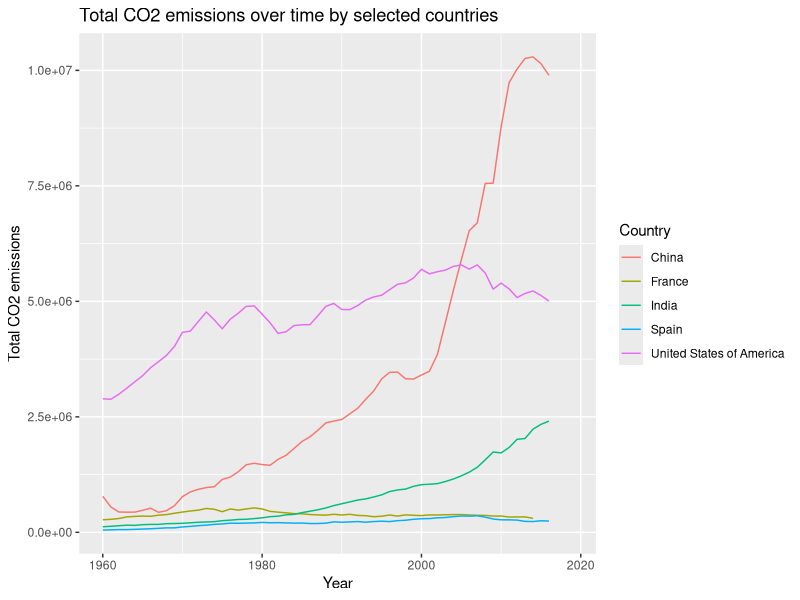
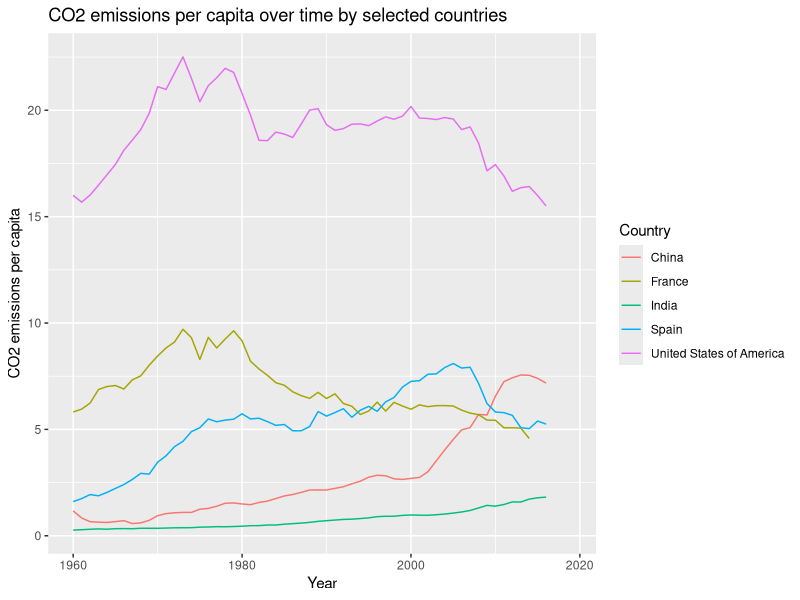
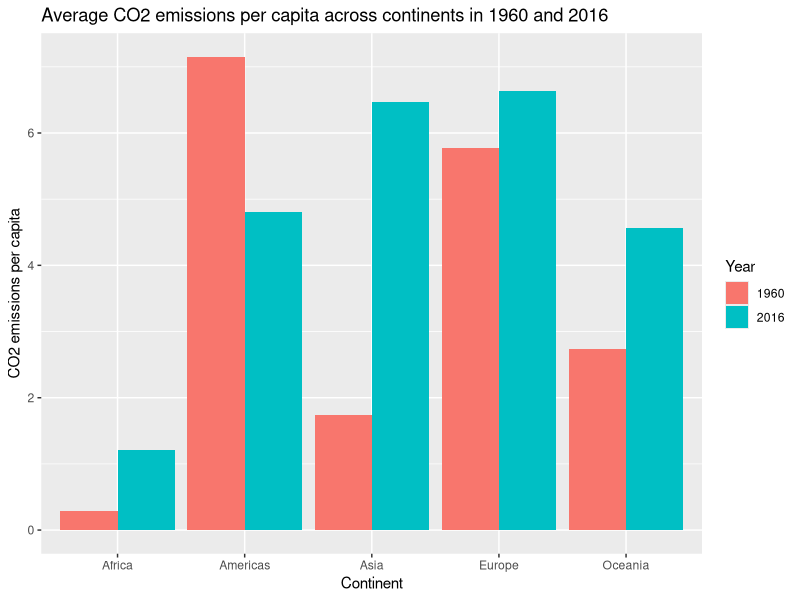
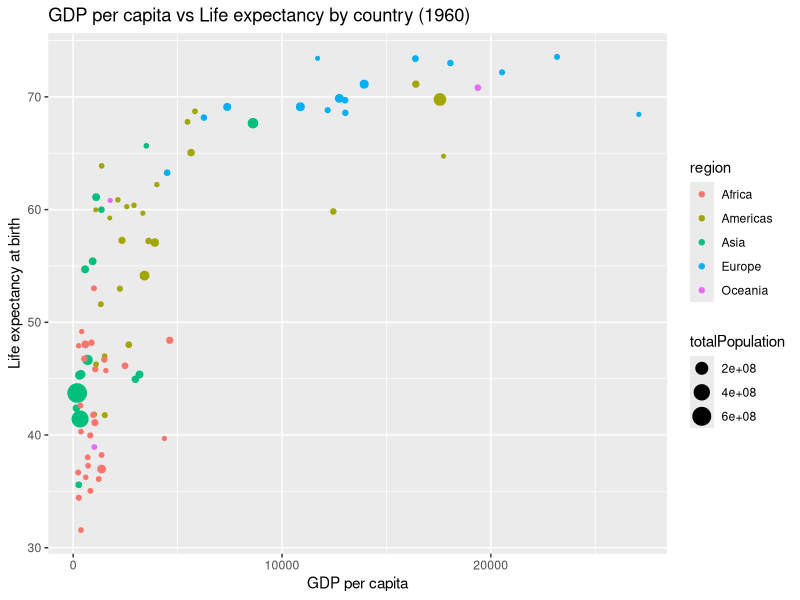
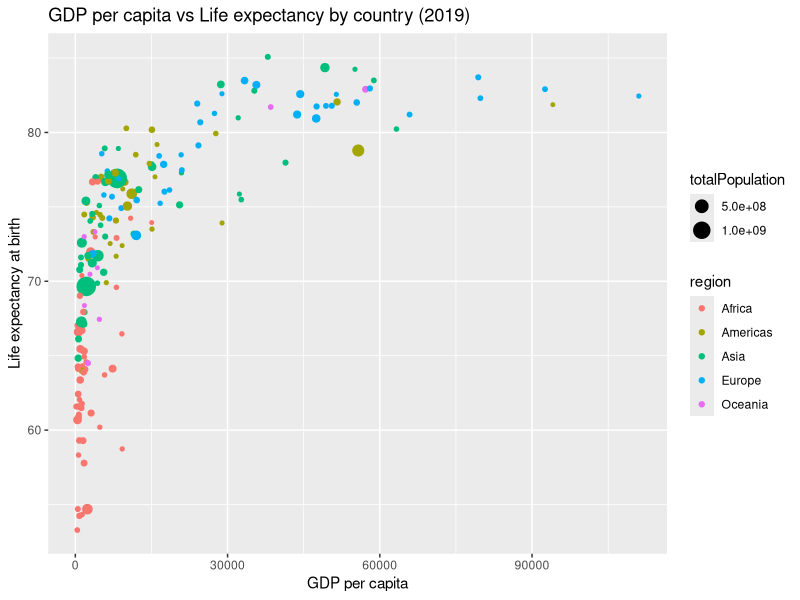
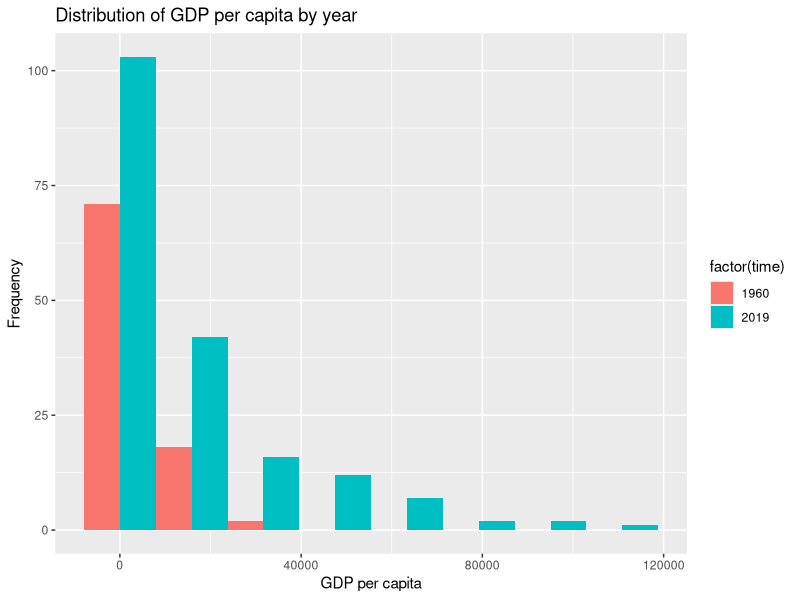

Here is the R script that generated these plots, in order:
## ---- chunk 1
knitr::opts_chunk$set(echo = TRUE)
## ---- chunk 2
library(readr)
gapminder <- read_delim("gapminder.csv")
dim(gapminder)
## ---- chunk 3
library(dplyr)
gapminder %>% sample_n(10)
## ---- chunk 4
n_iso3 <- gapminder %>% distinct(iso3) %>% nrow()
n_iso3
n_iso2 <- gapminder %>% distinct(iso2) %>% nrow()
n_iso2
n_countries <- gapminder %>% distinct(name) %>% nrow()
n_countries
## ---- chunk 5
group_by(gapminder, iso2) %>% 
  summarize(n = length(unique(name))) %>% 
  filter(n > 1)
## ---- chunk 6
group_by(gapminder, name) %>% 
  summarize(n = length(unique(iso3))) %>% 
  filter(n > 1)
## ---- chunk 7
gapminder[is.na(gapminder$name),] %>% 
  group_by(iso3) %>% 
  summarize(n = n())
## ---- chunk 8
min_year <- min(gapminder$time, na.rm = TRUE)
max_year <- max(gapminder$time, na.rm = TRUE)
paste("Minimum year:", min_year, "Maximum year:", max_year)
## ---- chunk 9
library(dplyr)
missing_co2 <- gapminder %>% 
  group_by(time) %>% 
  summarise(missing_co2 = sum(is.na(co2)), missing_co2_pc =   sum(is.na(co2_PC))) %>% 
  arrange(desc(missing_co2))
missing_co2
## ---- chunk 10
library(ggplot2)
gapminder %>%
  filter(name == "United States of America" |name == "China" | name == "India" |name == "Spain"|name == "France") %>%
  select(time, co2, name) %>%
  ggplot(aes(x = time, y = co2, color = name)) +
  geom_line() +
  labs(color = "Country", title = "Total CO2 emissions over time by selected countries", x = "Year", y = "Total CO2 emissions")
## ---- chunk 11
gapminder %>%
  filter(name == "United States of America" |name == "China" | name == "India" |name == "Spain"|name == "France") %>%
  select(time, co2_PC, name) %>%
  ggplot(aes(x = time, y = co2_PC, color = name)) +
  geom_line() +
  labs( color = "Country", title = "CO2 emissions per capita over time by selected countries", x = "Year", y = "CO2 emissions per capita")
## ---- chunk 12
gapminder %>% 
  filter(time == 1960 | time == 2016, !is.na(co2_PC), !is.na(region)) %>%
  group_by(time, region) %>% 
  summarize(average_CO2_PC = mean(co2_PC, na.rm = TRUE), .groups = 'drop') 
## ---- chunk 13
gapminder %>%
  filter(time %in% c(1960, 2016), !is.na(region), !is.na(co2_PC)) %>%
  group_by(time, region) %>%
  summarise(avg_co2PC = mean(co2_PC),.groups = 'drop') %>%
  ggplot(aes(x = region, y = avg_co2PC, fill = as.factor(time))) + 
  geom_col(position = "dodge") + 
  labs(title = "Average CO2 emissions per capita across continents in 1960 and 2016", x = "Continent", y = "CO2 emissions per capita") +
  scale_fill_discrete(name = "Year")

## ---- chunk 14
gapminder %>%
  filter(time == 2016, !is.na(co2_PC), !is.na(region)) %>%
  filter(name != "") %>% 
  group_by(region, name) %>%
  summarize(co2_data = co2_PC, .groups = 'drop') %>%
  arrange(region, desc(co2_data)) %>%
  mutate(ranking = row_number()) %>%
  filter(ranking <= 3 | ranking >= n() - 2) %>%
  ungroup() %>%
  arrange(region, ranking)
## ---- chunk 15
gapminder %>%
  filter(time == 1960 & !is.na(region),
         !is.na(GDP_PC),
         !is.na(lifeExpectancy)) %>%
  ggplot(aes(GDP_PC, lifeExpectancy, size = totalPopulation, col = region)) +
    geom_point() +
  labs(title = "GDP per capita vs Life expectancy by country (1960)", x = "GDP per capita", y = "Life expectancy at birth")
## ---- chunk 16
gapminder %>%
  filter(time == 2019 & !is.na(region),
         !is.na(GDP_PC),
         !is.na(lifeExpectancy)) %>%
  ggplot(aes(GDP_PC, lifeExpectancy, size = totalPopulation, col = region)) +
    geom_point()+
  labs(title = "GDP per capita vs Life expectancy by country (2019)", x = "GDP per capita", y = "Life expectancy at birth")
## ---- chunk 17
library(tidyverse)
lifeexp_continents <- gapminder %>% 
  filter(time %in% c(1960, 2019), !is.na(region)) %>% 
  group_by(region, time) %>% 
  summarize(avg_life_expectancy = mean(lifeExpectancy, na.rm = TRUE), .groups = 'drop')

lifeexp_continents_wide <- spread(lifeexp_continents, time, avg_life_expectancy)

knitr::kable(lifeexp_continents_wide, caption = "Average life expectancy by continent and year")
## ---- chunk 18
lifeexp_growth <- gapminder %>% 
  filter(time %in% c(1960, 2019),!is.na(region)) %>% 
  group_by(region) %>% 
  summarize(avg_life_expectancy_1960 = mean(lifeExpectancy[time == 1960], na.rm = TRUE),
            avg_life_expectancy_2019 = mean(lifeExpectancy[time == 2019], na.rm = TRUE),
            life_expectancy_growth = avg_life_expectancy_2019 - avg_life_expectancy_1960,
            growth_rate = ((avg_life_expectancy_2019 / avg_life_expectancy_1960) ^ (1 / 59)) - 1) %>% 
  arrange(life_expectancy_growth)

knitr::kable(lifeexp_growth, caption = "Average LE growth from 1960 to 2019 by continent")
## ---- chunk 19
gapminder %>%
  filter(time == 1960 | time == 2019,
         !is.na(GDP_PC)) %>%
  ggplot(aes(GDP_PC, fill = factor(time))) +
  geom_histogram(position = "dodge", bins = 8) +
  labs(title = "Distribution of GDP per capita by year", x = "GDP per capita", y = "Frequency") 
## ---- chunk 20
gapminder %>%
  filter(time == 1960 | time == 2019,
         !is.na(name)) %>%
  group_by(time) %>%
  mutate(rank = rank(desc(lifeExpectancy))) %>%
  filter(iso3 == "USA") %>%
  select(name, time, lifeExpectancy, rank) %>%
  print()
## ---- chunk 21
gapminder %>%
  filter(time == 1960 | time == 2019,
         !is.na(name) & !is.na(lifeExpectancy)) %>%
  group_by(time) %>%
  mutate(ranking = rank(desc(lifeExpectancy))) %>%
  mutate(perc = ranking / n()) %>%
  filter(iso3 == "USA") %>%
  select(name, time, ranking, perc) 
